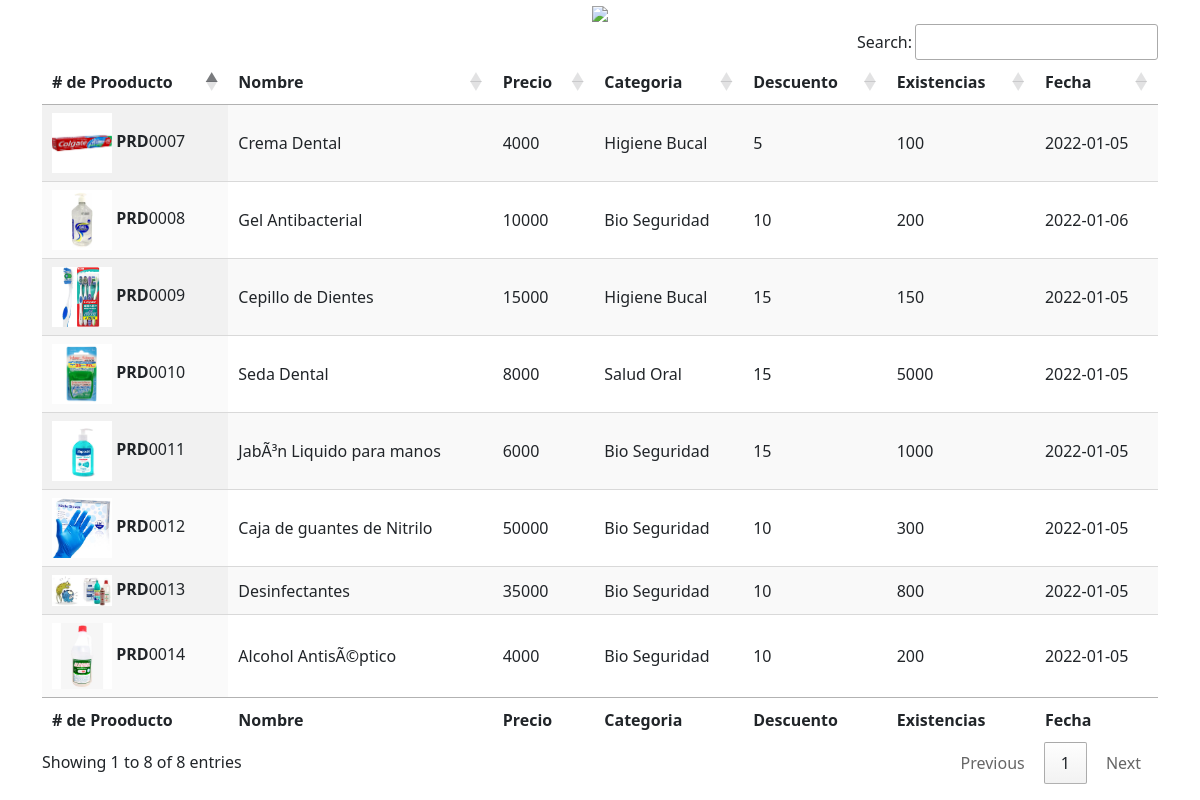
The page / on the database its author committed.
### tables this page shows
CREATE TABLE `tbl_Productos` (
  `intID` int(4) UNSIGNED ZEROFILL NOT NULL,
  `strPrefijo` varchar(255) NOT NULL DEFAULT 'PRD',
  `strNProducto` varchar(150) NOT NULL,
  `intPrecio` int(11) NOT NULL,
  `intCategoria` int(11) NOT NULL,
  `intDcto` int(11) NOT NULL,
  `intStock` int(11) NOT NULL,
  `DteFecha` date NOT NULL,
  `strFoto` varchar(255) NOT NULL
);

CREATE TABLE `tbl_categorias` (
  `intID` int(11) NOT NULL,
  `strNombre` varchar(45) NOT NULL
);

### index.php (the view, shortened to what this page needs)
<?php include("head.php"); ?>
	<link rel="stylesheet" type="text/css" href="https://cdn.datatables.net/1.11.3/css/jquery.dataTables.min.css">
	<link rel="stylesheet" type="text/css" href="https://cdn.datatables.net/buttons/2.1.0/css/buttons.dataTables.min.css">
<div class="container">
<div class="row">
<center><img src="https://i.vimeocdn.com/channel/209787_980?mh=250"></center>
<table id="example" class="display" style="width:100%">
						<thead>
							<tr>
								 <th scope="col"># de Prooducto</th>
      <th scope="col">Nombre</th>
      <th scope="col">Precio</th>
      <th scope="col">Categoria</th>
      <th scope="col">Descuento</th>
      <th scope="col">Existencias</th>
	  <th scope="col">Fecha</th>
							</tr>
						</thead>
						<tbody>
							<?php
 $query = "SELECT * FROM tbl_Productos";
 $result = mysqli_query($connect, $query);
 while($row = mysqli_fetch_array($result))  {
?>
    <tr>
      <td>
      	<img src="medios/productos/<?=$row['strFoto'];?>" width="60">
      	<b><?=$row['strPrefijo'];?></b><?=$row['intID'];?></td>
      <td><?=$row['strNProducto'];?></td>
      <td><?=$row['intPrecio'];?></td>
      <td>
      	<?php
			 $queryc = "SELECT * FROM tbl_categorias WHERE intID = ".$row['intCategoria']."";
			 $resultc = mysqli_query($connect, $queryc);
			 while($rowc = mysqli_fetch_array($resultc))  {
			?>
	      	<?=$rowc['strNombre'];?>
	      	<?php } ?>
      </td>
      <td scope="row"><?=$row['intDcto'];?></td>
      <td scope="row"><?=$row['intStock'];?></td>
      <td scope="row"><?=$row['DteFecha'];?></td>
    </tr>
							<?php } ?>
						</tbody>
						<tfoot>
							<tr>
								 <th scope="col"># de Prooducto</th>
      <th scope="col">Nombre</th>
      <th scope="col">Precio</th>
      <th scope="col">Categoria</th>
      <th scope="col">Descuento</th>
      <th scope="col">Existencias</th>
	  <th scope="col">Fecha</th>
						</tfoot>
					</table>
				</div></div>
<?php include("footer.php"); ?>

### head.php (shortened to what this page needs)
<!DOCTYPE html>
<html>
<head>
	<link href="medios/asset/css/bootstrap.css" rel="stylesheet">
	<link href="medios/asset/css/bootstrap.min.css" rel="stylesheet">
</head>
<body>

### footer.php (shortened to what this page needs)
</body>
</html>

### rows shown on the page
tbl_productos: strFoto (picture), strPrefijo "PRD", intID "0007", strNProducto "Crema Dental", intPrecio "4000", intDcto "5", intStock "100", DteFecha "2022-01-05"
tbl_categorias: strNombre "Higiene Bucal"
tbl_productos: strFoto (picture), strPrefijo "PRD", intID "0008", strNProducto "Gel Antibacterial", intPrecio "10000", intDcto "10", intStock "200", DteFecha "2022-01-06"
tbl_categorias: strNombre "Bio Seguridad"
tbl_productos: strFoto (picture), strPrefijo "PRD", intID "0009", strNProducto "Cepillo de Dientes", intPrecio "15000", intDcto "15", intStock "150", DteFecha "2022-01-05"
tbl_productos: strFoto (picture), strPrefijo "PRD", intID "0010", strNProducto "Seda Dental", intPrecio "8000", intDcto "15", intStock "5000", DteFecha "2022-01-05"
tbl_categorias: strNombre "Salud Oral"
tbl_productos: strFoto (picture), strPrefijo "PRD", intID "0011", strNProducto "JabÃ³n Liquido para manos", intPrecio "6000", intDcto "15", intStock "1000", DteFecha "2022-01-05"
tbl_productos: strFoto (picture), strPrefijo "PRD", intID "0012", strNProducto "Caja de guantes de Nitrilo", intPrecio "50000", intDcto "10", intStock "300", DteFecha "2022-01-05"
tbl_productos: strFoto (picture), strPrefijo "PRD", intID "0013", strNProducto "Desinfectantes", intPrecio "35000", intDcto "10", intStock "800", DteFecha "2022-01-05"
tbl_productos: strFoto (picture), strPrefijo "PRD", intID "0014", strNProducto "Alcohol AntisÃ©ptico", intPrecio "4000", intDcto "10", intStock "200", DteFecha "2022-01-05"
